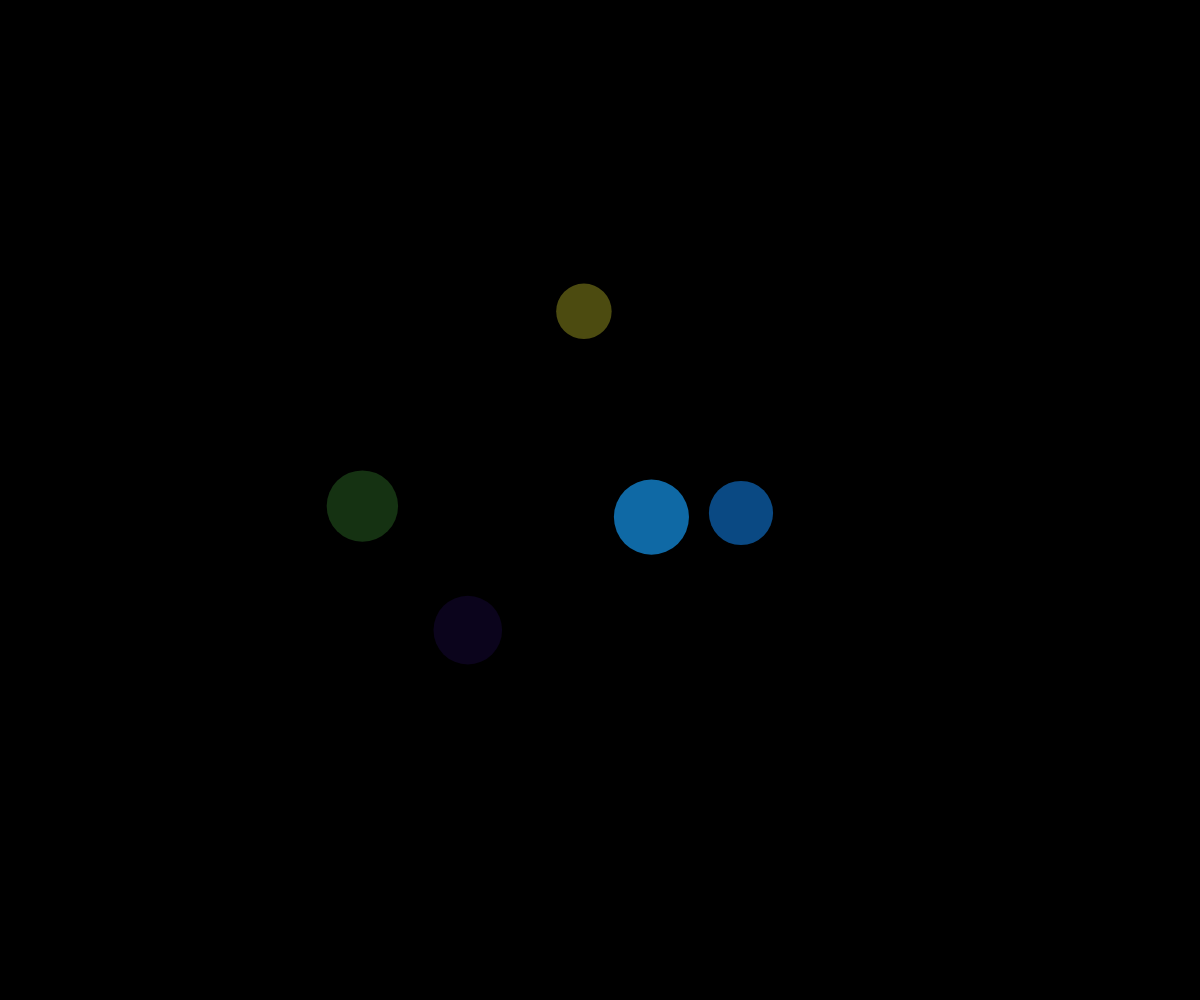
Frame 1 (no input)
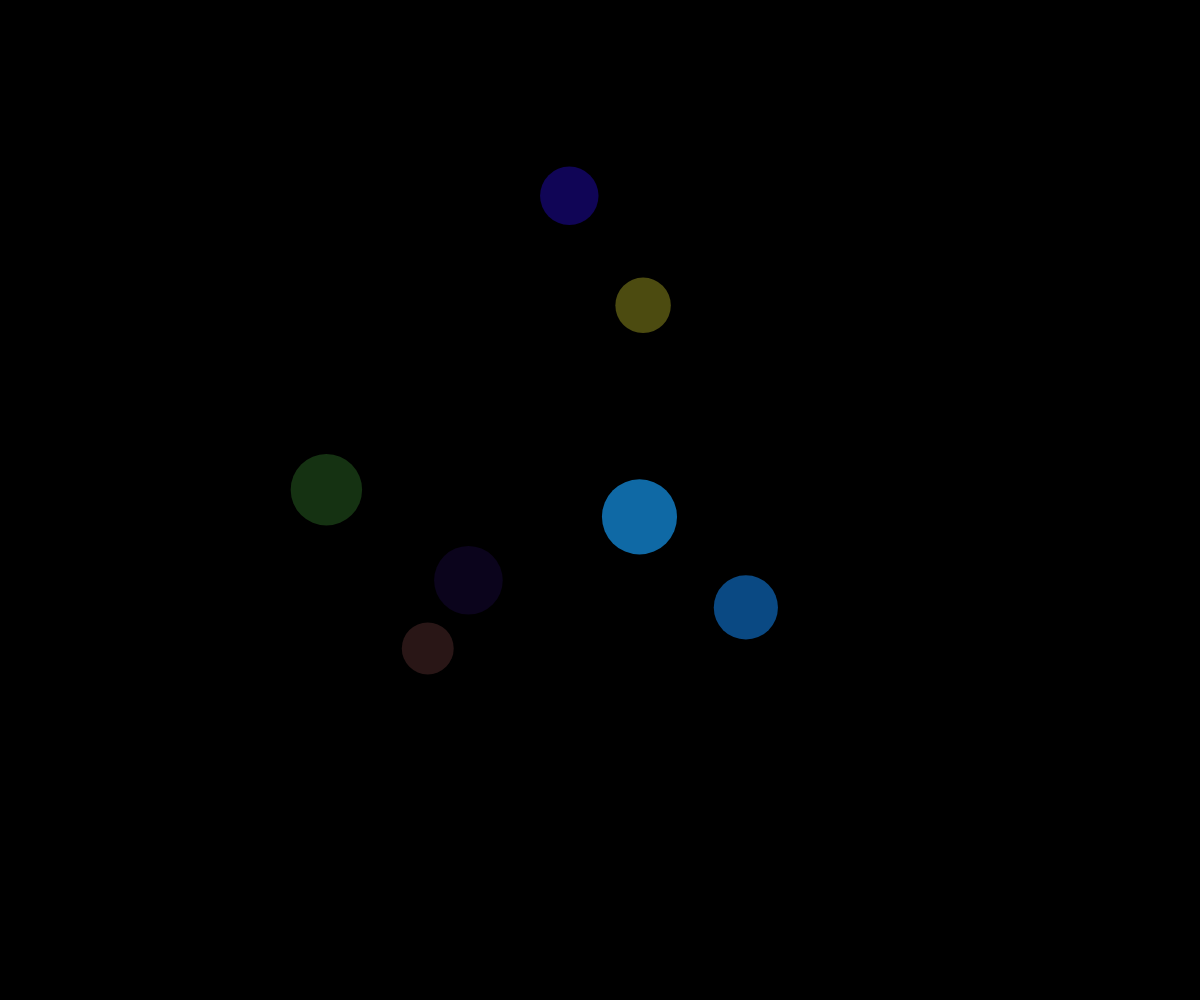
Frame 60 (no input)
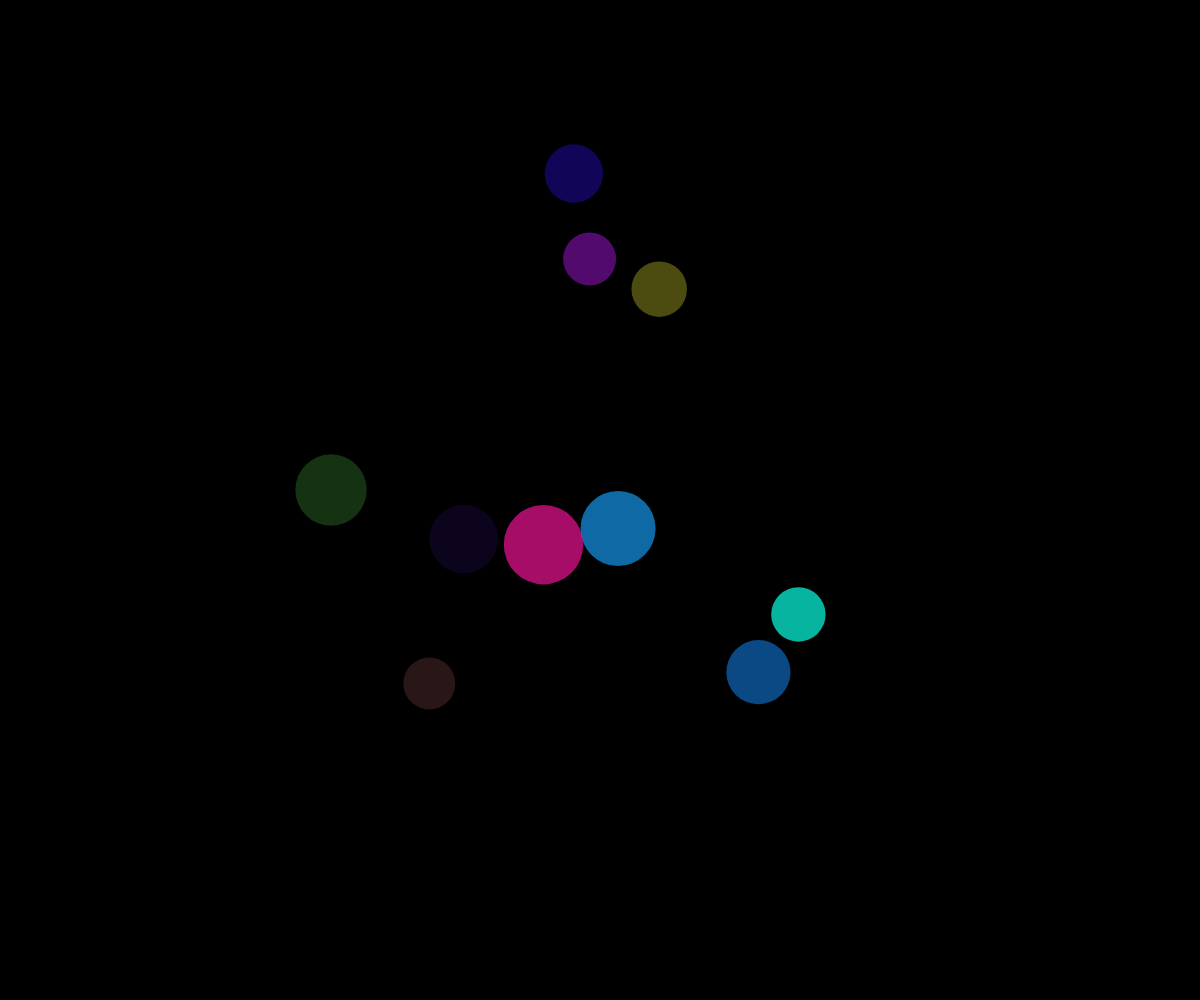
Frame 120 (the mouse pressed at the canvas centre since frame 60)

The p5.js sketch that drew these frames (run headless with seeded random() and noise() and a simulated clock; from frame 60 on, the mouse is pressed at the canvas centre):

// p5.js sketch
// ── sketch.js
// Bubble Movement and Slcining from an Array Demo
// Object Notation and Arrays Demo
// March 25, 2024

let theBubbles = [];

function setup() {
  createCanvas(windowWidth, windowHeight);
  noStroke();

  // Spawn 5 bubbles at the start
  for (let i = 0; i < 5; i++) {
    spawnBubble();
  }

  // Spawn new bubble every half second
  window.setInterval(spawnBubble, 500);
}

function draw() {
  background(0);

  // moveBubblesRandomly();
  moveBubblesWithNoise();
  displayBubbles();
}

function mousePressed() {
  // did you click on a bubble?
  for (let i = theBubbles.length - 1; i >= 0; i-- ) {
    if (clickedInBubble(mouseX,mouseY,theBubbles[i])) {
      // kill it 
      theBubbles.splice(i,1);
    }
  }
}

function clickedInBubble(x,y,someBubble) {
  let distanceAway = dist(x,y,someBubble.x,someBubble.y);
  let radius = someBubble.size / 2;
  return distanceAway < radius;
}

function moveBubblesWithNoise() {
  for (let bubble of theBubbles) {
    // Figure out where to be
    let x = noise(bubble.timeX) * width;
    let y = noise(bubble.timeY) * height;

    // Set the bubble objects location
    bubble.x = x;
    bubble.y = y;

    // Increment timeX and timeY
    bubble.timeX += bubble.deltaTime;
    bubble.timeY += bubble.deltaTime;
    
  }
}

function moveBubblesRandomly() {
  for (let bubble of theBubbles) {
    let choice = random(100);
    if (choice < 25) {
      // move up

      bubble.y -= bubble.speed;

    }
    else if (choice < 50) {
      // move down

      bubble.y += bubble.speed;
      
    }
    else if (choice < 75) {
      // move right

      bubble.x += bubble.speed;
      
    }
    else if (choice < 100) {
      // move left

      bubble.x -= bubble.speed;
      
    }
  }
}

function displayBubbles() {
  for (let bubble of theBubbles) {
    fill(bubble.r,bubble.g,bubble.b,bubble.alpha);
    circle(bubble.x, bubble.y, bubble.size);
  }
}

function spawnBubble() {
  let someBubble = {
    size: random(50,80),
    x: random(width),
    y: random(height),
    r: random(255),
    g: random(255),
    b: random(255),
    speed: 3,
    alpha: random(255),
    timeX: random(1000000),
    timeY: random(1000000),
    deltaTime: 0.001,
  };
  theBubbles.push(someBubble);
}
